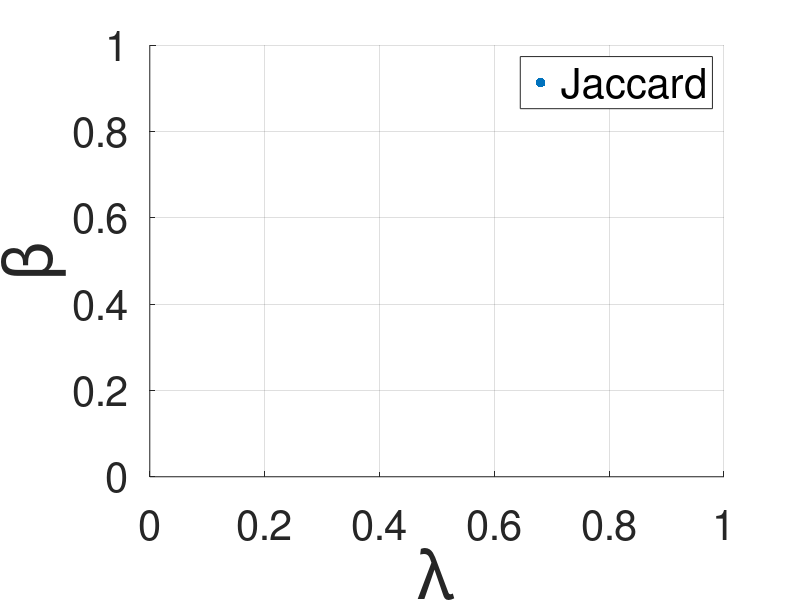

Source code (MATLAB):
clear all;
close all;
% Step 1: Specify the folder containing the MAT files
% folder_path = '../../../../Documents/dataset/BSDS500/data/param_dist_Jaccard/train';
folder_path = '../../dataset/BSDS500/data/param_dist_Jaccard_AT/train';

% Step 2: Get a list of all files in the specified folder
file_list = dir(fullfile(folder_path, '*.mat'));
beta_list_Jaccard= [];
lambda_list_Jaccard= [];
% Step 3: Loop through the list and read each MAT file
for i = 1:length(file_list)
% for i = 1:1
    file_name = file_list(i).name;
    full_file_path = fullfile(folder_path, file_name);
    
    % Check if it's a file (not a directory) and has the .mat extension
    if ~file_list(i).isdir && endsWith(file_name, '.mat')
        try
            load(full_file_path);
            bmax=3;bmin=-1;lmax=2;lmin=-3;
            gridsize=5;
            [round,cs] = size(tab_coord_max_Jaccard_out);
            r=1;
            blist= linspace(bmax, bmin, gridsize);
            llist= linspace(lmin, lmax, gridsize);
            while r<=round   
                db = blist(1)-blist(2);
                dl = llist(2)-llist(1);
                coef_b_op_curr = blist(tab_coord_max_Jaccard_out(r,1)+1);
                coef_l_op_curr = llist(tab_coord_max_Jaccard_out(r,2)+1);
                b_op_curr = 10^blist(tab_coord_max_Jaccard_out(r,1)+1);
                l_op_curr = 10^llist(tab_coord_max_Jaccard_out(r,2)+1);
%                 disp(b_op_curr);
%                 disp(l_op_curr);
                blist= linspace(coef_b_op_curr+db, coef_b_op_curr-db, gridsize);
                llist= linspace(coef_l_op_curr-dl, coef_l_op_curr+dl, gridsize);
                r=r+1;
            end
            beta_list_Jaccard(end+1) = b_op_curr;
            lambda_list_Jaccard(end+1) = l_op_curr;
            
            fprintf('Loaded file: %s\n', file_name);
        catch
            fprintf('Error loading file: %s\n', file_name);
        end
    end
end


% Step 1: Specify the folder containing the MAT files
% folder_path = '../../../../Documents/dataset/BSDS500/data/param_dist_PSNR/train';
folder_path = '../../dataset/BSDS500/data/param_dist_PSNR_AT/train';

% Step 2: Get a list of all files in the specified folder
file_list = dir(fullfile(folder_path, '*.mat'));
beta_list_PSNR= [];
lambda_list_PSNR= [];
% Step 3: Loop through the list and read each MAT file
for i = 1:length(file_list)
% for i = 1:1
    file_name = file_list(i).name;
    full_file_path = fullfile(folder_path, file_name);
    
    % Check if it's a file (not a directory) and has the .mat extension
    if ~file_list(i).isdir && endsWith(file_name, '.mat')
        try
            load(full_file_path);
            bmax=3;bmin=-1;lmax=2;lmin=-3;
            gridsize=5;
%             [round,cs] = size(tab_coord_max_Jaccard_out);
            [round,cs] = size(tab_coord_max_PSNR_out);
            r=1;
            blist= linspace(bmax, bmin, gridsize);
            llist= linspace(lmin, lmax, gridsize);
            while r<=round  
                db = blist(1)-blist(2);
                dl = llist(2)-llist(1);
                 coef_b_op_curr = blist(tab_coord_max_PSNR_out(r,1)+1);
                coef_l_op_curr = llist(tab_coord_max_PSNR_out(r,2)+1);
                b_op_curr = 10^blist(tab_coord_max_PSNR_out(r,1)+1);
                l_op_curr = 10^llist(tab_coord_max_PSNR_out(r,2)+1);

                blist= linspace(coef_b_op_curr+db, coef_b_op_curr-db, gridsize);
                llist= linspace(coef_l_op_curr-dl, coef_l_op_curr+dl, gridsize);
                r=r+1;
            end
            beta_list_PSNR(end+1) = b_op_curr;
            lambda_list_PSNR(end+1) = l_op_curr;
%             
            fprintf('Loaded file: %s\n', file_name);
        catch
            fprintf('Error loading file: %s\n', file_name);
        end
    end
end


figure(1)
scatter((lambda_list_Jaccard),(beta_list_Jaccard),  50,'filled');hold on;
% scatter((lambda_list_PSNR),(beta_list_PSNR),50,'filled');
set(gca,'FontSize',30);
legend('Jaccard','PSNR','FontSize', 30);
xlabel('\lambda','FontSize', 50)
ylabel('\beta','FontSize', 50)
grid on;
% xlim([-4.7 2]);
% ylim([-0.87 5.25])
% xlim([(min([lambda_list_Jaccard,lambda_list_PSNR]))-1 (max([lambda_list_Jaccard,lambda_list_PSNR]))+1]);
% ylim([(min([beta_list_Jaccard,beta_list_PSNR]))-1 (max([beta_list_Jaccard,beta_list_PSNR]))+1]);
saveas(gcf, 'SLPAM_AT_BSDS500_train_dist_param_PSNR_Jaccard.png')

